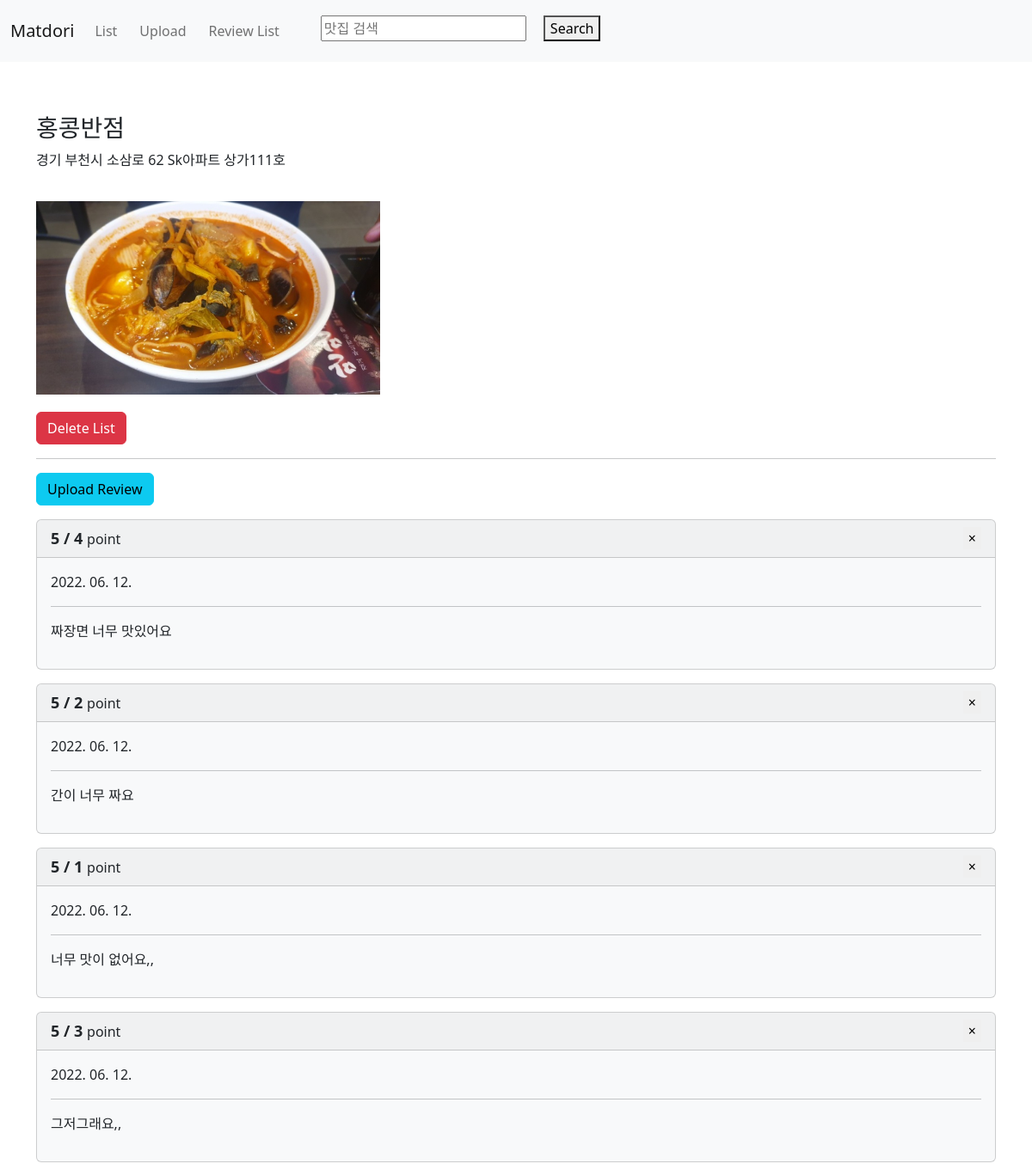
The page /first/restaurant/4/ on the database its author committed.
### first/models.py (models this page shows)
class Restaurant(models.Model):
    name = models.CharField(max_length=30)
    address = models.CharField(max_length=200)
    password = models.CharField(max_length=20, default=None, null=True) #None을 사용하려면 null값을 true로 설정해야한다.
    photo = models.ImageField(upload_to='%Y/%m/%d', blank=True)
    created_at = models.DateTimeField(auto_now_add=True)
    updated_at = models.DateTimeField(auto_now=True)
    class Meta:
        ordering = ['-id']

class Review(models.Model):
    point = models.IntegerField()
    comment = models.CharField(max_length=500)
    restaurant = models.ForeignKey(Restaurant, on_delete=models.CASCADE)
    created_at = models.DateTimeField(auto_now_add=True)
    updated_at = models.DateTimeField(auto_now=True)

### first/views.py (the view)
# urls.py: path('restaurant/<int:id>/', views.detail, name="restaurant-detail"),
def detail(request, id):
    if id is not None:
        item = get_object_or_404(Restaurant, pk=id)
        reviews = Review.objects.filter(restaurant=item).all()
        return render(request, 'first/detail.html', {'item' : item, 'reviews' : reviews})
    return HttpResponseRedirect('/first/list/')

### first/templates/first/detail.html
{% extends 'first/base.html' %} {% load static %} {% block content %}
<div class="container">
  <div class="row">
    <div class="col-sm-12" style="margin-top: 20px">
      <h3>{{item.name}}</h3>
      <p>{{item.address}}</p>
      {% if item.photo %}
      <img src="{{ item.photo.url }}">
      {% endif %}
      <p>
        <a href="{% url 'restaurant-delete' id=item.id%}">
          <button class="btn btn-danger">Delete List</button>
        </a>
      </p>
      <hr />
      <p>
        <a href="{% url 'review-create' restaurant_id=item.id %}">
          <button class="btn btn-info">Upload Review</button>
        </a>
      </p>
      {% for review in reviews %}
        <div class="card bg-light mb-3">
          <div class="card-header">
            <b style="font-size: 18;">5 / {{ review.point }} </b>point
            <a href="{% url 'review-delete' restaurant_id=item.id review_id=review.id %}" style="float: right;">
              <button type="button" class="close" aria-label="Close" style="border: none;">
                <span aria-hidden="true">&times;</span>
              </button>
            </a>
          </div>
          <div class="card-body">
            <p class="card-text" style="margin: 0;">{{review.created_at|date:"Y. m. d."}}<hr/>{{ review.comment }}</p>
          </div>
        </div>
      {% endfor %}
    </div>
  </div>
</div>
{% endblock %}

### first/static/first/styles.css (style rules this page uses)
body>div.container>div>div>img { width: 400px; margin: 20px 0px; }

### rows shown on the page
Restaurant: name "홍콩반점", address "경기 부천시 소삼로 62 Sk아파트 상가111호", photo (picture)
Review: point "4", created_at "2022. 06. 12.", comment "짜장면 너무 맛있어요"
Review: point "2", created_at "2022. 06. 12.", comment "간이 너무 짜요"
Review: point "1", created_at "2022. 06. 12.", comment "너무 맛이 없어요,,"
Review: point "3", created_at "2022. 06. 12.", comment "그저그래요,,"
